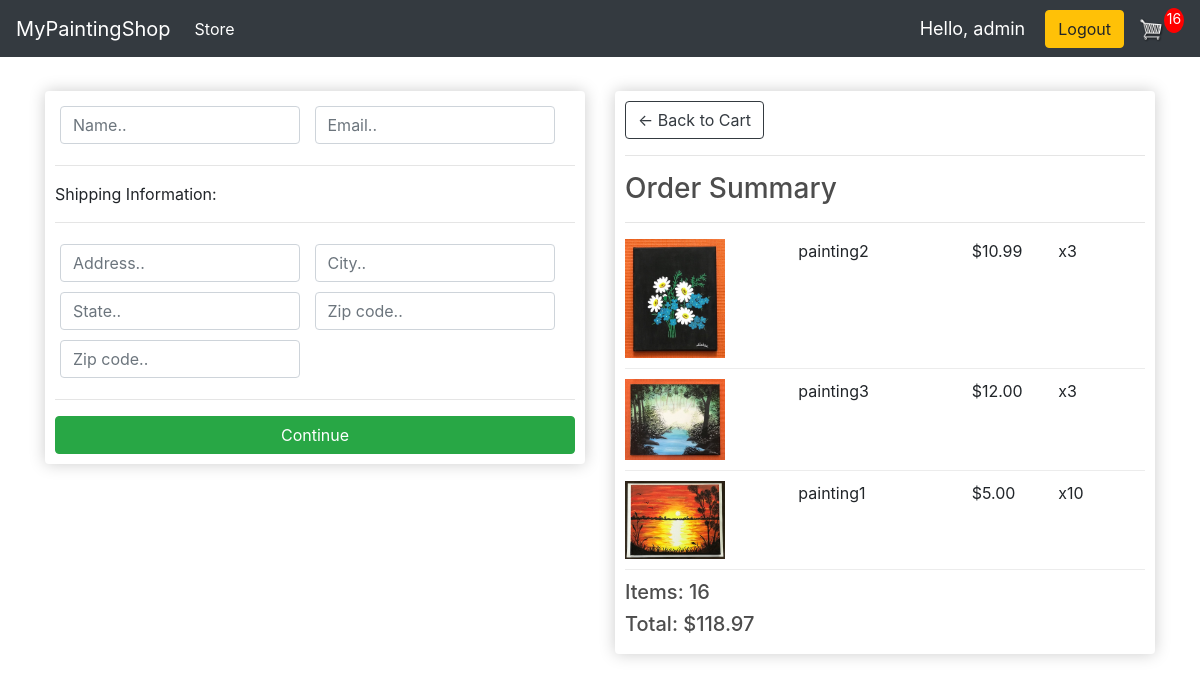
/checkout/ (signed in), run on an earlier commit of the app's database.
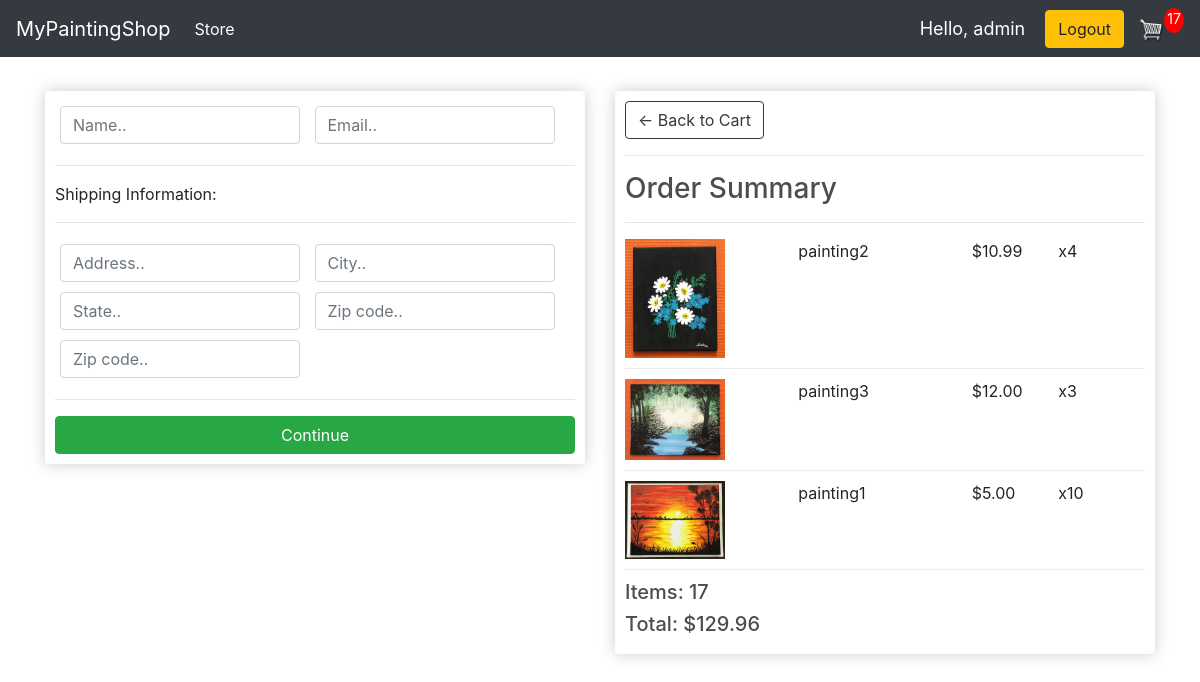
And on a later commit of the database.
### store/models.py (models this page shows, shortened)
class OrderItem(models.Model):
	product = models.ForeignKey(Product, on_delete=models.SET_NULL, null=True)
	order = models.ForeignKey(Order, on_delete=models.SET_NULL, null=True)
	quantity = models.IntegerField(default=0, null=True, blank=True)
	date_added = models.DateTimeField(auto_now_add=True)
	@property
	def get_total(self):
		total = self.product.price * self.quantity
		return total

class Order(models.Model):
	customer = models.ForeignKey(Customer, on_delete=models.SET_NULL, null=True, blank=True)
	date_ordered = models.DateTimeField(auto_now_add=True)
	complete = models.BooleanField(default=False)
	transaction_id = models.CharField(max_length=100, null=True)
	@property
	def get_cart_total(self):
		orderitems = self.orderitem_set.all()
		total = sum([item.get_total for item in orderitems])
		return total
	@property
	def get_cart_items(self):
		orderitems = self.orderitem_set.all()
		total = sum([item.quantity for item in orderitems])
		return total

class Product(models.Model):
	name = models.CharField(max_length=200)
	price = models.FloatField()
	digital = models.BooleanField(default=False,null=True, blank=True)
	image = models.ImageField(null=True, blank=True)
	description = models.TextField(null=True, blank=True)
	@property
	def imageURL(self):
		try:
			url = self.image.url
		except:
			url = ''
		return url

### store/views.py (the view)
# urls.py: path('checkout/', views.checkout, name="checkout"),
def checkout(request):
	if request.user.is_authenticated:
		customer = request.user.customer
		order, created = Order.objects.get_or_create(customer=customer, complete=False)
		items = order.orderitem_set.all()
		cartItems = order.get_cart_items
	else:
		items = []
		order = {'get_cart_total':0, 'get_cart_items':0}
		cartItems = order['get_cart_items']
	context = {'items':items, 'order':order, 'cartItems':cartItems}
	return render(request, 'store/checkout.html', context)

### store/templates/store/checkout.html (shortened to what this page needs)
{% extends 'store/main.html' %}
{% load static %}
{% block content %}
<div class="row">
    <div class="col-lg-6">
        <div class="box-element" id="form-wrapper">
            <form id="form">
                <div id="user-info">
                    <div class="form-field">
                        <input required class="form-control" type="text" name="name" placeholder="Name..">
                    </div>
                    <div class="form-field">
                        <input required class="form-control" type="email" name="email" placeholder="Email..">
                    </div>
                </div>
                <div id="shipping-info">
                    <hr>
                    <p>Shipping Information:</p>
                    <hr>
                    <div class="form-field">
                        <input class="form-control" type="text" name="address" placeholder="Address..">
                    </div>
                    <div class="form-field">
                        <input class="form-control" type="text" name="city" placeholder="City..">
                    </div>
                    <div class="form-field">
                        <input class="form-control" type="text" name="state" placeholder="State..">
                    </div>
                    <div class="form-field">
                        <input class="form-control" type="text" name="zipcode" placeholder="Zip code..">
                    </div>
                    <div class="form-field">
                        <input class="form-control" type="text" name="country" placeholder="Zip code..">
                    </div>
                </div>
                <hr>
                <input id="form-button" class="btn btn-success btn-block" type="submit" value="Continue">
            </form>
        </div>
        <br>
    </div>
    <div class="col-lg-6">
        <div class="box-element">
            <a  class="btn btn-outline-dark" href="{% url 'cart' %}">&#x2190; Back to Cart</a>
            <hr>
            <h3>Order Summary</h3>
            <hr>
            {% for item in items %}
            <div class="cart-row">
                <div style="flex:2"><img class="row-image" src="{{item.product.imageURL}}"></div>
                <div style="flex:2"><p>{{item.product.name}}</p></div>
                <div style="flex:1"><p>${{item.product.price|floatformat:2}}</p></div>
                <div style="flex:1"><p>x{{item.quantity}}</p></div>
            </div>
            {% endfor %}
            <h5>Items:   {{order.get_cart_items}}</h5>
            <h5>Total:   ${{order.get_cart_total|floatformat:2}}</h5>
        </div>
    </div>
</div>
{% endblock content %}

### store/templates/store/main.html (shortened to what this page needs)
<!DOCTYPE html>
{% load static %}
<link rel="stylesheet" type="text/css" href="{% static 'css/main.css' %}" />
<html>
  <head>
    <link rel="stylesheet" type="text/css" href="{% static 'css/main.css' %}" />
    <link
      rel="stylesheet"
      href="https://stackpath.bootstrapcdn.com/bootstrap/4.4.1/css/bootstrap.min.css"
    />
  </head>
  <body>
    <nav class="navbar navbar-expand-lg navbar-dark bg-dark">
      <a class="navbar-brand" href="{% url 'store' %}">MyPaintingShop</a>
      <div class="collapse navbar-collapse" id="navbarSupportedContent">
        <ul class="navbar-nav mr-auto">
          <li class="nav-item active">
            <a class="nav-link" href="{% url 'store' %}"
              >Store <span class="sr-only">(current)</span></a
            >
          </li>
        </ul>
        <div class="form-inline my-2 my-lg-0">
          {% if user.is_authenticated %}
          <span id="hello-msg"> Hello, {{ request.user }}</span>
          <a href="{% url 'logout' %}" class="btn btn-warning">Logout</a>
          {% else %}
          <a href="{% url 'login' %}" class="btn btn-warning">Login</a>
          {% endif %}
          <a href="{% url 'cart' %}">
            <img id="cart-icon" src="{% static 'images/cart.png' %}" />
          </a>
          <p id="cart-total">{{ cartItems }}</p>
        </div>
      </div>
    </nav>
    <div class="container">
      <br />
      {% block content %} {% endblock content %}
    </div>
  </body>
</html>

What changed in the data, as far as the page shows it:
changed OrderItem "painting2": quantity "3" → "4"
changed through a linked row, Order: get_cart_items "16" → "17"; get_cart_total "118.97" → "129.96"
Also different on the page:
{{ cartItems }}: "16" → "17"
